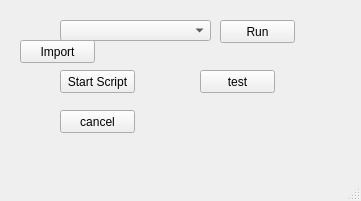
<?xml version="1.0" encoding="UTF-8"?>
<ui version="4.0">
 <class>MainWindow</class>
 <widget class="QMainWindow" name="MainWindow">
  <property name="geometry">
   <rect>
    <x>0</x>
    <y>0</y>
    <width>361</width>
    <height>201</height>
   </rect>
  </property>
  <property name="windowTitle">
   <string>MainWindow</string>
  </property>
  <widget class="QWidget" name="centralwidget">
   <widget class="QPushButton" name="btn_start_script">
    <property name="geometry">
     <rect>
      <x>60</x>
      <y>70</y>
      <width>75</width>
      <height>23</height>
     </rect>
    </property>
    <property name="text">
     <string>Start Script</string>
    </property>
   </widget>
   <widget class="QPushButton" name="btn_test">
    <property name="geometry">
     <rect>
      <x>200</x>
      <y>70</y>
      <width>75</width>
      <height>23</height>
     </rect>
    </property>
    <property name="text">
     <string>test</string>
    </property>
   </widget>
   <widget class="QPushButton" name="btn_cancel">
    <property name="geometry">
     <rect>
      <x>60</x>
      <y>110</y>
      <width>75</width>
      <height>23</height>
     </rect>
    </property>
    <property name="text">
     <string>cancel</string>
    </property>
    <property name="checkable">
     <bool>false</bool>
    </property>
   </widget>
   <widget class="QComboBox" name="cbox_pb">
    <property name="geometry">
     <rect>
      <x>60</x>
      <y>20</y>
      <width>151</width>
      <height>21</height>
     </rect>
    </property>
   </widget>
   <widget class="QPushButton" name="btn_run">
    <property name="geometry">
     <rect>
      <x>220</x>
      <y>20</y>
      <width>75</width>
      <height>23</height>
     </rect>
    </property>
    <property name="text">
     <string>Run</string>
    </property>
   </widget>
   <widget class="QPushButton" name="btn_import">
    <property name="geometry">
     <rect>
      <x>20</x>
      <y>40</y>
      <width>75</width>
      <height>23</height>
     </rect>
    </property>
    <property name="text">
     <string>Import</string>
    </property>
   </widget>
  </widget>
  <widget class="QMenuBar" name="menubar">
   <property name="geometry">
    <rect>
     <x>0</x>
     <y>0</y>
     <width>361</width>
     <height>22</height>
    </rect>
   </property>
  </widget>
  <widget class="QStatusBar" name="statusbar"/>
 </widget>
 <resources/>
 <connections/>
</ui>
